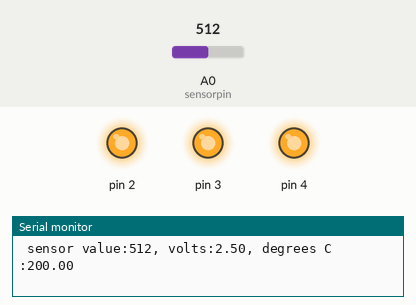
Bench run of a sketch on a simulated Arduino Uno, built with avr-gcc and run on an emulated ATmega328P. Shown: output pins drawn as LEDs (lit = HIGH), the last lines printed to the serial monitor. The inputs (shaded band) are chosen by the test bench; at power-on: A0 (sensorpin) = 512.

Above: at 1.2 s.
1.3 s: A0 (sensorpin) set to 174
4.3 s: A0 (sensorpin) set to 165
At 5.2 s:
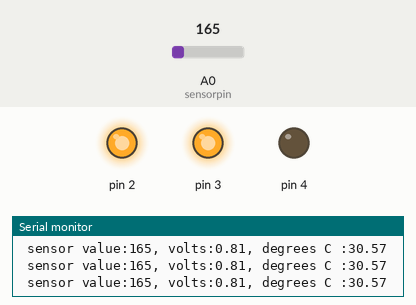
5.8 s: A0 (sensorpin) set to 122
At 6.7 s:
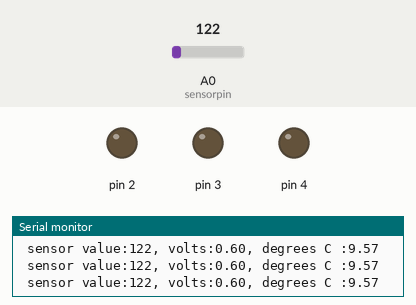
7.3 s: A0 (sensorpin) set to 1023
At 7.8 s:
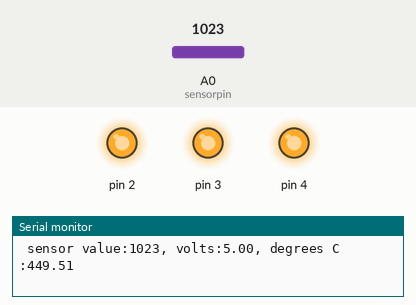
Timing chart, 0 to 9.8 s (numbered marks = the images above; inputs shaded):
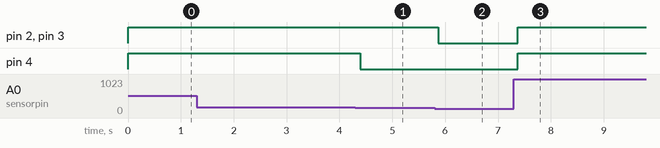

Measured:
- the behaviour switches between 166 and 165 on A0 (sensorpin) (found by bisection; images 0 and 1)
- after the input at 4.3 s, pin 4: HIGH → LOW after 0.09 s
- after the input at 5.8 s, pin 2, pin 3: HIGH → LOW after 0.07 s
- after the input at 7.3 s, pin 2–4: LOW → HIGH after 0.07 s

The sketch:

temperature-led-indicator_.ino
```cpp
const int sensorpin=A0;
const float baselinetemp=25.0;


void setup() {
  // put your setup code here, to run once:
  Serial.begin(9600); //opening a serial port
  for (int pinnumber=2; pinnumber<5; pinnumber++){
    pinMode(pinnumber,OUTPUT);
    digitalWrite(pinnumber,LOW);
  }


}

void loop() {
  // put your main code here, to run repeatedly:
  int sensorval=analogRead(sensorpin);
  Serial.print(" sensor value:");
  Serial.print(sensorval);

  //convert the ADC reading into voltage
  float voltage =(sensorval/1024.0)*5.0;
  Serial.print(", volts:");
  Serial.print(voltage);
  Serial.print(", degrees C :");

  //convert the voltage to temp in deg c
  float temp=(voltage- .5)*100;
  Serial.println(temp);

  //very low temp
  if(temp<baselinetemp+2){
    digitalWrite(2,LOW);
    digitalWrite(3,LOW);
    digitalWrite(4,LOW);
  }
  //low temp
  else if(temp>=baselinetemp+2 && temp<baselinetemp+4){
    digitalWrite(2,HIGH);
    digitalWrite(3,LOW);
    digitalWrite(4,LOW);

  }
  //medium temp
  else if(temp>=baselinetemp+4 && temp<baselinetemp+6){
    digitalWrite(2,HIGH);
    digitalWrite(3,HIGH);
    digitalWrite(4,LOW);
  }
  //high temp
  else if(temp>=baselinetemp+6){
    digitalWrite(2,HIGH);
    digitalWrite(3,HIGH);
    digitalWrite(4,HIGH);
  }

delay(1);

}
```
